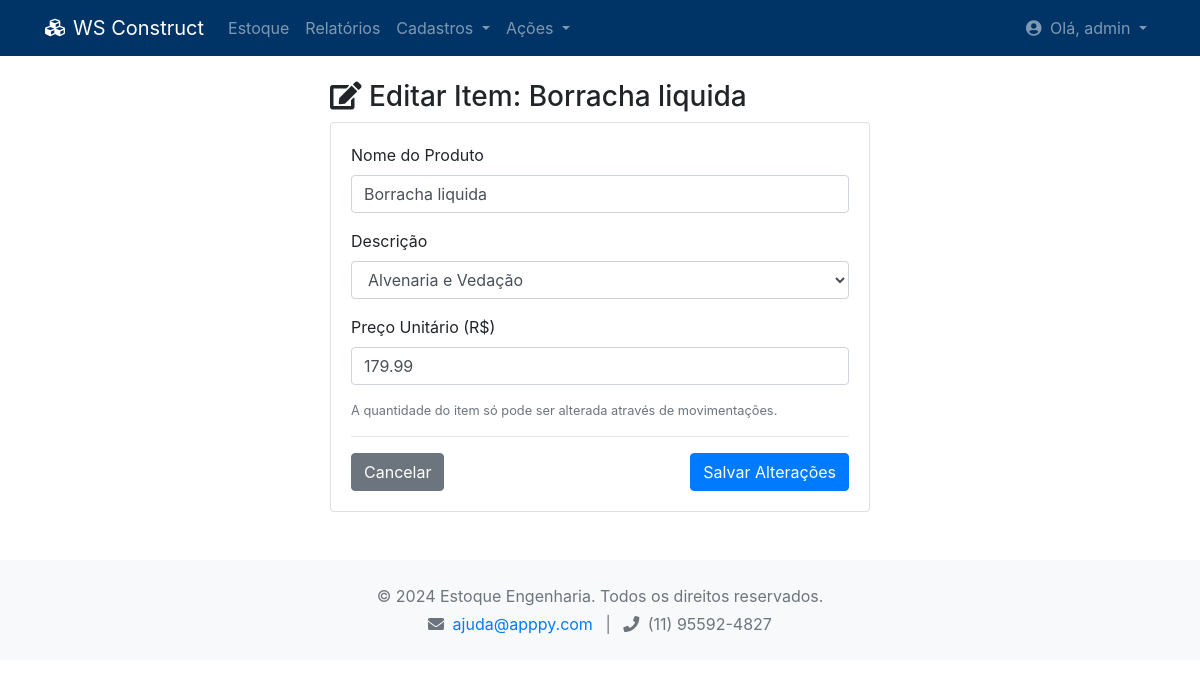
/estoque/editar/1 (signed in), run on the app's committed database.
### tables this page shows
CREATE TABLE itens_estoque (
        id INTEGER PRIMARY KEY AUTOINCREMENT,
        nome TEXT UNIQUE NOT NULL,
        descricao_id INTEGER,
        quantidade INTEGER NOT NULL DEFAULT 0,
        preco_unitario REAL,
        FOREIGN KEY (descricao_id) REFERENCES descricoes (id)
    );

CREATE TABLE descricoes (
        id INTEGER PRIMARY KEY AUTOINCREMENT,
        nome TEXT UNIQUE NOT NULL
    );

### app.py (the view, shortened to what this page needs)
@app.route('/estoque/editar/<int:id>', methods=['GET', 'POST'])
def editar_item(id):
    usuario = session.get('usuario')
    if not usuario or usuario['role'] != 'administracao':
        flash("Acesso negado.", "danger")
        return redirect(url_for('ver_estoque'))
    item_para_editar = estoque.get_item(id)
    if not item_para_editar:
        flash("Item não encontrado.", "warning")
        return redirect(url_for('ver_estoque'))
    descricoes_disponiveis = gerenciamento.listar_descricoes()
    return render_template('estoque_item_editar.html', usuario=usuario, item=item_para_editar, descricoes=descricoes_disponiveis)

### app.py (called while the page is built)
@app.context_processor
def inject_permissions():
    return dict(PERMISSOES=auth.PERMISSOES)

@app.context_processor
def inject_auth():
    return dict(auth=auth)

@app.context_processor
def inject_notifications():
    if 'usuario' in session and session['usuario']['role'] == 'administracao':
        pedidos_pendentes_count = len(pedidos.listar_pedidos_pendentes())
        return dict(pedidos_pendentes_count=pedidos_pendentes_count)
    return dict(pedidos_pendentes_count=0)

### database.py (called while the page is built)
def conectar_bd():
    try:
        conn = sqlite3.connect(DB_NAME)
        conn.row_factory = sqlite3.Row  # Permite acessar colunas pelo nome
        return conn
    except sqlite3.Error as e:
        logging.error(f"Erro ao conectar ao banco de dados: {e}")
        return None

### estoque.py (called while the page is built)
def get_item(item_id: int):
    conn = conectar_bd()
    if not conn: return None
    cursor = conn.cursor()
    cursor.execute("SELECT * FROM itens_estoque WHERE id = ?", (item_id,))
    item = cursor.fetchone()
    conn.close()
    return dict(item) if item else None

### gerenciamento.py (called while the page is built)
def listar_descricoes():
    conn = conectar_bd()
    if not conn: return []
    cursor = conn.cursor()
    cursor.execute("SELECT id, nome FROM descricoes ORDER BY nome")
    descricoes = cursor.fetchall()
    conn.close()
    return [dict(d) for d in descricoes]

### pedidos.py (called while the page is built)
def listar_pedidos_pendentes():
    conn = conectar_bd()
    if not conn: return []
    cursor = conn.cursor()
    cursor.execute("""
        SELECT p.id, p.data_solicitacao, p.tipo, p.quantidade, p.justificativa,
               i.nome as item_nome, u.username as solicitante_nome, o.nome as obra_nome
        FROM pedidos p
        JOIN itens_estoque i ON p.item_id = i.id
        JOIN usuarios u ON p.solicitante_id = u.id
        LEFT JOIN obras o ON p.obra_id = o.id
        WHERE p.status = 'pendente'
        ORDER BY p.data_solicitacao ASC
    """)
    pedidos = cursor.fetchall()
    conn.close()
    pedidos_formatados = []
    for p in pedidos:
        pedido_dict = dict(p)
        pedido_dict['data_solicitacao'] = datetime.strptime(pedido_dict['data_solicitacao'], '%Y-%m-%d %H:%M:%S')
        pedidos_formatados.append(pedido_dict)
    return pedidos_formatados

### templates/estoque_item_editar.html (shortened to what this page needs)
{% extends "base.html" %}
{% block content %}
    <div class="row justify-content-center">
        <div class="col-md-6">
            <h3><i class="fas fa-edit"></i> Editar Item: {{ item.nome }}</h3>
            <div class="card">
                <div class="card-body">
                    <form action="{{ url_for('editar_item', id=item.id) }}" method="post">
                        <div class="form-group">
                            <label for="nome">Nome do Produto</label>
                            <input type="text" name="nome" class="form-control" value="{{ item.nome }}" required>
                        </div>
                        <div class="form-group">
                            <label for="descricao_id">Descrição</label>
                            <select name="descricao_id" class="form-control" required>
                                {% for d in descricoes %}
                                <option value="{{ d.id }}" {% if d.id == item.descricao_id %}selected{% endif %}>
                                    {{ d.nome }}
                                </option>
                                {% endfor %}
                            </select>
                        </div>
                        <div class="form-group">
                            <label for="preco_unitario">Preço Unitário (R$)</label>
                            <input type="text" name="preco_unitario" class="form-control" value="{{ '%.2f'|format(item.preco_unitario|float) }}" required>
                        </div>
                        <p class="text-muted small">A quantidade do item só pode ser alterada através de movimentações.</p>
                        <hr>
                        <div class="d-flex justify-content-between">
                            <a href="{{ url_for('ver_estoque') }}" class="btn btn-secondary">Cancelar</a>
                            <button type="submit" class="btn btn-primary">Salvar Alterações</button>
                        </div>
                    </form>
                </div>
            </div>
        </div>
    </div>
{% endblock %}

### data on the page
itens_estoque: nome "Borracha liquida", descricao_id "Alvenaria e Vedação", preco_unitario "179.99"

### other printed values
{{ usuario.username }} "admin"
